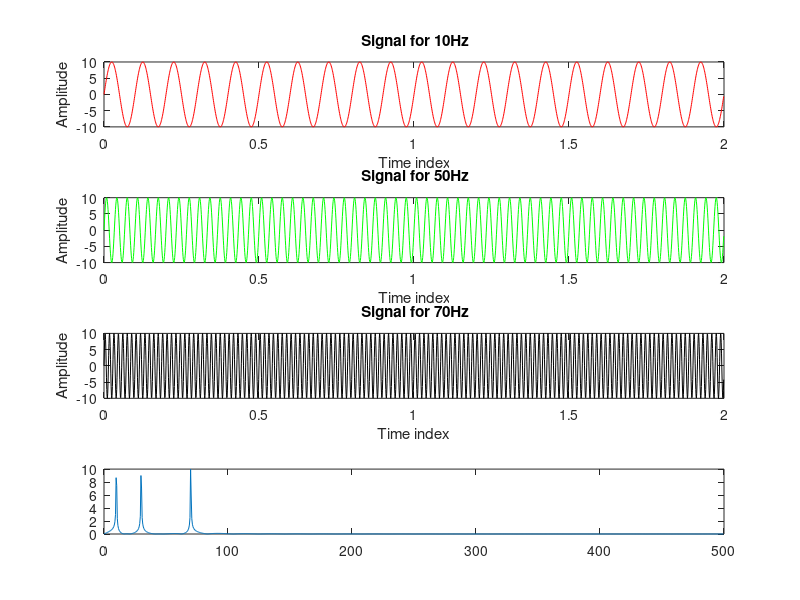

The MATLAB source for this figure:
Fs = 1000 %sampling freq
Ts = 1/Fs %sampling interval
dt = 0:Ts:2-Ts % Time duration 2sec
%Analog Signal Frequencies
f1 = 10
f2 = 30
f3 = 70
%Analog Signal
y1 = 10*sin(2*pi*f1*dt)
y2 = 10*sin(2*pi*f2*dt)
y3 = 10*sin(2*pi*f3*dt)
subplot(4,1,1)
plot(dt,y1,'r')
xlabel('Time index')
ylabel('Amplitude')
title(' Signal for 10Hz')
subplot(4,1,2)
plot(dt,y2,'g')
xlabel('Time index')
ylabel('Amplitude')
title(' Signal for 50Hz')
subplot(4,1,3)
plot(dt,y3,'k')
xlabel('Time index')
ylabel('Amplitude')
title(' Signal for 70Hz')

y4 = y1 + y2 + y3
subplot(4,1,4)
plot(dt,y4,'b')
xlabel('Time index')
ylabel('Amplitude')
title(' Signal for 10Hz 50Hz 70Hz')

nfft = length(y4)
nfft2 = 2^nextpow2(nfft)
ff = fft(y4,nfft2)
plot(abs(ff))


fff = ff(1:nfft2/2)
plot(abs(fff))


xfft1 = Fs*(0:nfft2/2-1)/nfft2
plot(xfft1,abs(fff))

%%
fff = 10*(fff/max(fff))
plot(xfft1,abs(fff))







 